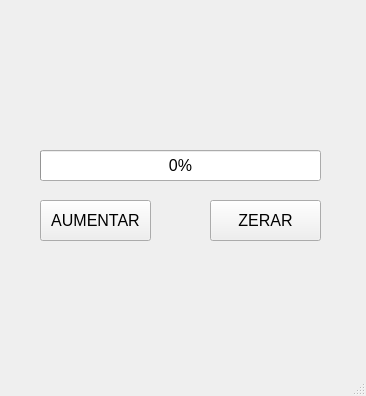
<?xml version="1.0" encoding="UTF-8"?>
<ui version="4.0">
 <class>MainWindow</class>
 <widget class="QMainWindow" name="MainWindow">
  <property name="geometry">
   <rect>
    <x>0</x>
    <y>0</y>
    <width>366</width>
    <height>396</height>
   </rect>
  </property>
  <property name="font">
   <font>
    <pointsize>12</pointsize>
   </font>
  </property>
  <property name="windowTitle">
   <string>MainWindow</string>
  </property>
  <widget class="QWidget" name="centralwidget">
   <widget class="QProgressBar" name="progressBar">
    <property name="geometry">
     <rect>
      <x>40</x>
      <y>150</y>
      <width>281</width>
      <height>31</height>
     </rect>
    </property>
    <property name="value">
     <number>0</number>
    </property>
   </widget>
   <widget class="QPushButton" name="pushButton">
    <property name="geometry">
     <rect>
      <x>40</x>
      <y>200</y>
      <width>111</width>
      <height>41</height>
     </rect>
    </property>
    <property name="text">
     <string>AUMENTAR</string>
    </property>
   </widget>
   <widget class="QPushButton" name="pushButton_2">
    <property name="geometry">
     <rect>
      <x>210</x>
      <y>200</y>
      <width>111</width>
      <height>41</height>
     </rect>
    </property>
    <property name="text">
     <string>ZERAR</string>
    </property>
   </widget>
  </widget>
  <widget class="QMenuBar" name="menubar">
   <property name="geometry">
    <rect>
     <x>0</x>
     <y>0</y>
     <width>366</width>
     <height>24</height>
    </rect>
   </property>
  </widget>
  <widget class="QStatusBar" name="statusbar"/>
 </widget>
 <resources/>
 <connections/>
</ui>
